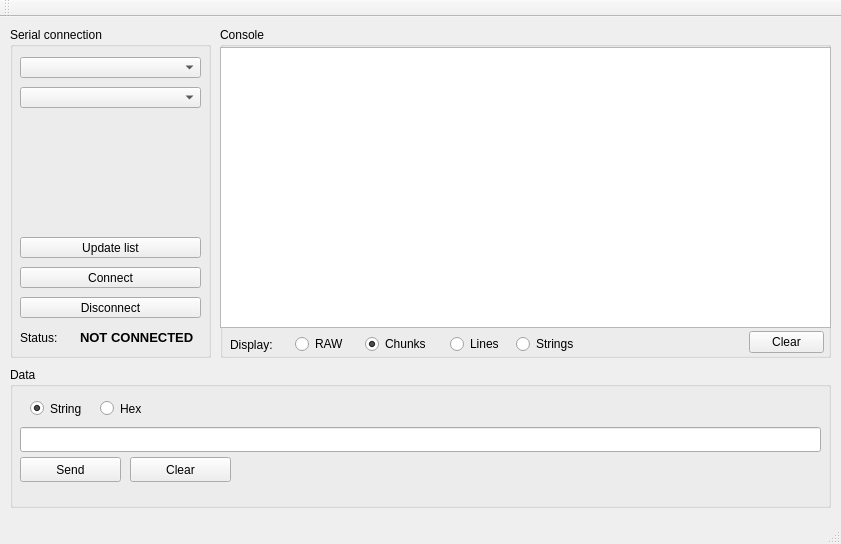
<?xml version="1.0" encoding="UTF-8"?>
<ui version="4.0">
 <class>MainWindow</class>
 <widget class="QMainWindow" name="MainWindow">
  <property name="geometry">
   <rect>
    <x>0</x>
    <y>0</y>
    <width>841</width>
    <height>544</height>
   </rect>
  </property>
  <property name="windowTitle">
   <string>Simple Serial Terminal @ Ciocirtaaaaaaa</string>
  </property>
  <property name="windowIcon">
   <iconset resource="res/resources.qrc">
    <normaloff>:/icon.ico</normaloff>:/icon.ico</iconset>
  </property>
  <widget class="QWidget" name="centralWidget">
   <widget class="QGroupBox" name="groupBox_SerialConnection">
    <property name="geometry">
     <rect>
      <x>10</x>
      <y>10</y>
      <width>201</width>
      <height>331</height>
     </rect>
    </property>
    <property name="title">
     <string>Serial connection</string>
    </property>
    <widget class="QPushButton" name="pushButton_updateList">
     <property name="geometry">
      <rect>
       <x>10</x>
       <y>210</y>
       <width>181</width>
       <height>21</height>
      </rect>
     </property>
     <property name="text">
      <string>Update list</string>
     </property>
    </widget>
    <widget class="QComboBox" name="comboBox_serialSlots">
     <property name="geometry">
      <rect>
       <x>10</x>
       <y>30</y>
       <width>181</width>
       <height>21</height>
      </rect>
     </property>
    </widget>
    <widget class="QPushButton" name="pushButton_disconnectSerialPort">
     <property name="geometry">
      <rect>
       <x>10</x>
       <y>270</y>
       <width>181</width>
       <height>21</height>
      </rect>
     </property>
     <property name="text">
      <string>Disconnect</string>
     </property>
    </widget>
    <widget class="QLabel" name="statusLabel">
     <property name="geometry">
      <rect>
       <x>10</x>
       <y>300</y>
       <width>51</width>
       <height>21</height>
      </rect>
     </property>
     <property name="text">
      <string>Status:</string>
     </property>
    </widget>
    <widget class="QLabel" name="connectionStatusLabel">
     <property name="geometry">
      <rect>
       <x>70</x>
       <y>300</y>
       <width>131</width>
       <height>21</height>
      </rect>
     </property>
     <property name="font">
      <font>
       <pointsize>10</pointsize>
       <weight>75</weight>
       <bold>true</bold>
      </font>
     </property>
     <property name="text">
      <string>NOT CONNECTED</string>
     </property>
    </widget>
    <widget class="QPushButton" name="pushButton_connectSerialPort">
     <property name="geometry">
      <rect>
       <x>10</x>
       <y>240</y>
       <width>181</width>
       <height>21</height>
      </rect>
     </property>
     <property name="text">
      <string>Connect</string>
     </property>
    </widget>
    <widget class="QComboBox" name="comboBox_BaudRates">
     <property name="geometry">
      <rect>
       <x>10</x>
       <y>60</y>
       <width>181</width>
       <height>21</height>
      </rect>
     </property>
     <property name="currentText">
      <string/>
     </property>
     <property name="currentIndex">
      <number>-1</number>
     </property>
    </widget>
   </widget>
   <widget class="QGroupBox" name="groupBox_Console">
    <property name="geometry">
     <rect>
      <x>220</x>
      <y>10</y>
      <width>611</width>
      <height>331</height>
     </rect>
    </property>
    <property name="title">
     <string>Console</string>
    </property>
    <widget class="QTextEdit" name="testEditSerialConsole">
     <property name="geometry">
      <rect>
       <x>0</x>
       <y>20</y>
       <width>611</width>
       <height>281</height>
      </rect>
     </property>
     <property name="lineWidth">
      <number>1</number>
     </property>
     <property name="verticalScrollBarPolicy">
      <enum>Qt::ScrollBarAsNeeded</enum>
     </property>
     <property name="horizontalScrollBarPolicy">
      <enum>Qt::ScrollBarAsNeeded</enum>
     </property>
     <property name="sizeAdjustPolicy">
      <enum>QAbstractScrollArea::AdjustIgnored</enum>
     </property>
     <property name="lineWrapMode">
      <enum>QTextEdit::WidgetWidth</enum>
     </property>
     <property name="readOnly">
      <bool>true</bool>
     </property>
    </widget>
    <widget class="QRadioButton" name="radioButton_displayStrings">
     <property name="geometry">
      <rect>
       <x>296</x>
       <y>307</y>
       <width>62</width>
       <height>20</height>
      </rect>
     </property>
     <property name="text">
      <string>Strings</string>
     </property>
    </widget>
    <widget class="QRadioButton" name="radioButton_displayNewlines">
     <property name="geometry">
      <rect>
       <x>230</x>
       <y>307</y>
       <width>60</width>
       <height>20</height>
      </rect>
     </property>
     <property name="text">
      <string>Lines</string>
     </property>
     <property name="checked">
      <bool>false</bool>
     </property>
    </widget>
    <widget class="QRadioButton" name="radioButton_displayChunks">
     <property name="geometry">
      <rect>
       <x>145</x>
       <y>307</y>
       <width>81</width>
       <height>20</height>
      </rect>
     </property>
     <property name="text">
      <string>Chunks</string>
     </property>
     <property name="checked">
      <bool>true</bool>
     </property>
    </widget>
    <widget class="QRadioButton" name="radioButton_displayRAW">
     <property name="geometry">
      <rect>
       <x>75</x>
       <y>307</y>
       <width>61</width>
       <height>20</height>
      </rect>
     </property>
     <property name="text">
      <string>RAW</string>
     </property>
     <property name="checked">
      <bool>false</bool>
     </property>
    </widget>
    <widget class="QLabel" name="label_Display">
     <property name="geometry">
      <rect>
       <x>10</x>
       <y>310</y>
       <width>61</width>
       <height>16</height>
      </rect>
     </property>
     <property name="text">
      <string>Display:</string>
     </property>
    </widget>
    <widget class="QPushButton" name="pushButton_ClearConsole">
     <property name="geometry">
      <rect>
       <x>529</x>
       <y>304</y>
       <width>75</width>
       <height>22</height>
      </rect>
     </property>
     <property name="text">
      <string>Clear</string>
     </property>
    </widget>
   </widget>
   <widget class="QGroupBox" name="groupBox_Data">
    <property name="geometry">
     <rect>
      <x>10</x>
      <y>350</y>
      <width>821</width>
      <height>141</height>
     </rect>
    </property>
    <property name="title">
     <string>Data</string>
    </property>
    <widget class="QRadioButton" name="radioButton_String">
     <property name="geometry">
      <rect>
       <x>20</x>
       <y>30</y>
       <width>61</width>
       <height>23</height>
      </rect>
     </property>
     <property name="text">
      <string>String</string>
     </property>
     <property name="checked">
      <bool>true</bool>
     </property>
    </widget>
    <widget class="QRadioButton" name="radioButton_Hex">
     <property name="geometry">
      <rect>
       <x>90</x>
       <y>30</y>
       <width>61</width>
       <height>23</height>
      </rect>
     </property>
     <property name="text">
      <string>Hex</string>
     </property>
    </widget>
    <widget class="QLineEdit" name="lineEditData">
     <property name="geometry">
      <rect>
       <x>10</x>
       <y>60</y>
       <width>801</width>
       <height>25</height>
      </rect>
     </property>
    </widget>
    <widget class="QPushButton" name="pushButton_Send">
     <property name="geometry">
      <rect>
       <x>10</x>
       <y>90</y>
       <width>101</width>
       <height>25</height>
      </rect>
     </property>
     <property name="text">
      <string>Send</string>
     </property>
    </widget>
    <widget class="QPushButton" name="pushButton_Clear">
     <property name="geometry">
      <rect>
       <x>120</x>
       <y>90</y>
       <width>101</width>
       <height>25</height>
      </rect>
     </property>
     <property name="text">
      <string>Clear</string>
     </property>
    </widget>
   </widget>
  </widget>
  <widget class="QMenuBar" name="menuBar">
   <property name="geometry">
    <rect>
     <x>0</x>
     <y>0</y>
     <width>841</width>
     <height>22</height>
    </rect>
   </property>
  </widget>
  <widget class="QToolBar" name="mainToolBar">
   <attribute name="toolBarArea">
    <enum>TopToolBarArea</enum>
   </attribute>
   <attribute name="toolBarBreak">
    <bool>false</bool>
   </attribute>
  </widget>
  <widget class="QStatusBar" name="statusBar"/>
 </widget>
 <layoutdefault spacing="6" margin="11"/>
 <resources>
  <include location="res/resources.qrc"/>
 </resources>
 <connections/>
</ui>
